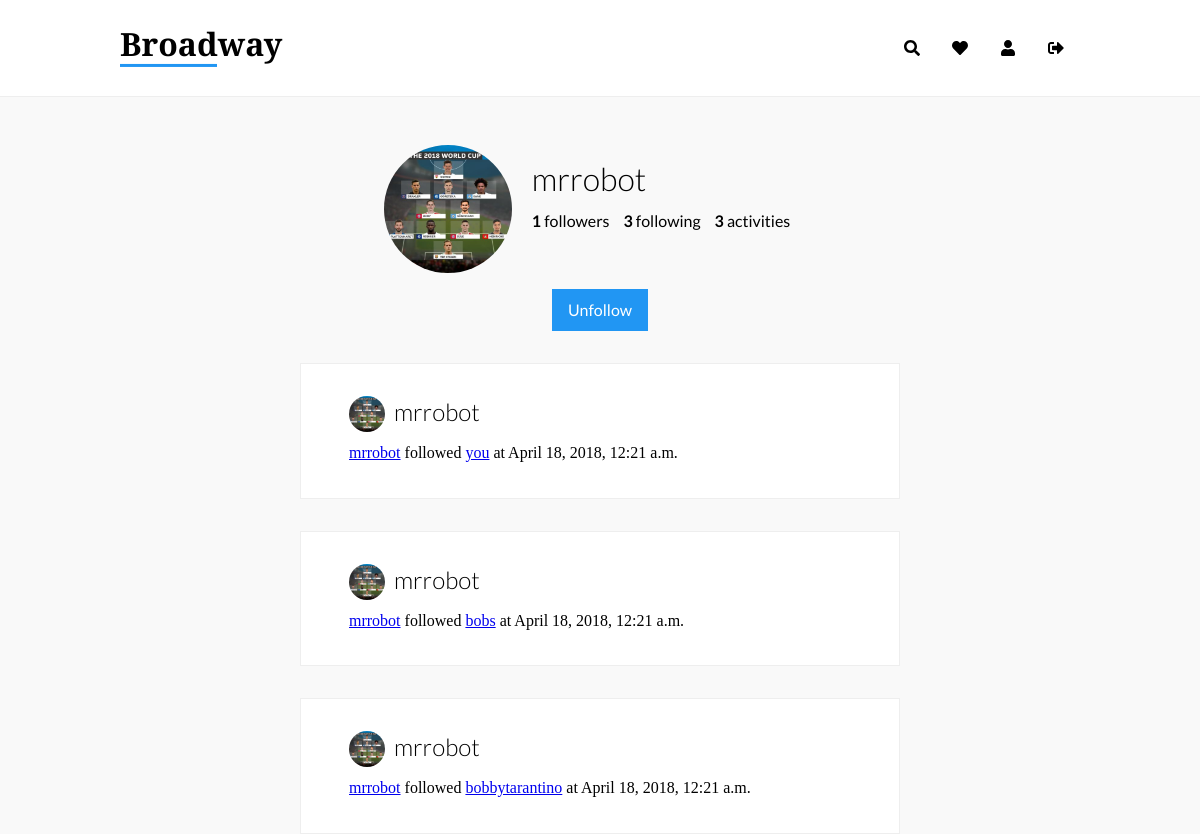
Page /u/mrrobot/ (signed in) on the committed database.
### user/models.py (models this page shows, shortened)
class Profile(models.Model):
    user = models.OneToOneField(User, on_delete=models.CASCADE)
    bio = models.TextField(max_length=512, blank=True)
    birth_date = models.DateField(null=True, blank=True)
    name = models.CharField(max_length=32, blank=True)
    profile_picture = models.ImageField(
        upload_to='static/assets/user_images/',
        default='static/assets/user_images/default.png',
        blank=True
    )
    created_at = models.DateTimeField(
        auto_now_add=True
    )
    followers = models.IntegerField(default=0)
    following = models.IntegerField(default=0)
    def __str__(self):
        return self.user.username

class Activity(models.Model):
    activity_type = models.CharField(max_length=50)
    main_user = models.ForeignKey(
        Profile,
        on_delete=models.CASCADE,
        related_name="main_user",
        null=True
    )
    movie = models.ForeignKey(
        main.models.Movie,
        on_delete=models.CASCADE,
        related_name="add_movie",
        null=True,
        blank=True
    )
    activity_user = models.ForeignKey(
        Profile,
        on_delete=models.CASCADE,
        related_name="activity_user",
        null=True,
        blank=True
    )
    created_at = models.DateTimeField(
        auto_now_add=True
    )

### user/views.py (the view)
# urls.py: url(r'^(?P<username>[-\w]+)/$', views.peer_profile, name='profile_view'),
def peer_profile(request, username):
    if username == request.user.username:
        return redirect('profile')
    user = get_object_or_404(User, username=username)
    user_profile = Profile.objects.get(user=user)
    current_user = Profile.objects.get(user=request.user)
    is_followed = False
    for follower in current_user.follow_set.all():
        if follower.followed_user == user_profile:
            is_followed = True
    activities = Activity.objects.filter(main_user=user_profile).order_by('-created_at')
    context = {
        'profile': user_profile,
        'user': user,
        'is_followed': is_followed,
        'activities': activities,
    }
    return render(request, 'user/peerprofile.html', context)

### templates/user/peerprofile.html (shortened to what this page needs)
{% extends "base.html" %}
{% load static %}
{% block assets %}
<link rel="stylesheet" href="{% static 'css/profile.css' %}">
<link rel="stylesheet" href="{% static 'css/activity.css' %}">
{% endblock %}
{% block content %}
<div class="container">
    <div class="section transparent profile-outer">
        <div class="profile profile-picture">
            <img src="/{{ profile.profile_picture }}">
        </div>
        <div class="profile profile-data">
            <h1 class="username">{{user.username}}</h1>
            <p class="data-outer">
                <span class="data"><span class="interactions">{{ profile.followers }}</span> followers</span>
                <span class="data"><span class="interactions">{{ profile.following }}</span> following</span>
                <span class="data"><span class="interactions">{{ activities.count }}</span> activities</span>
            </p>
        </div>
    </div>
    <div class="btn-container">
        {% if is_followed %}
            <div class="btn btn-unfollow">Unfollow</div>
        {% else %}
            <div class="btn btn-follow">Follow</div>
        {% endif %}
    </div>
</div>
<div class="container small">
    {% for activity in activities %}
        <div class="section">
            <div class="row">
                <div class="profile-picture">
                    <img src="/{{ activity.main_user.profile_picture }}">
                </div>
                <div class="heading">
                    <h2>
                    {% if activity.main_user.name %}
                        {{ activity.main_user.name }}
                    {% else %}
                        {{ activity.main_user }}
                    {% endif %}
                    </h2>
                </div>
            </div>
            <div class="row">
                {% if activity.movie %}
                {% else %}
                    <a href="/u/{{ activity.main_user }}">{{ activity.main_user }}</a>
                    {{ activity.activity_type }}
                    <a href="/u/{{ activity.activity_user }}">{% if activity.activity_user.user == request.user %}you{% else %}{{ activity.activity_user }}{% endif %}</a>
                    at {{ activity.created_at }}
                {% endif %}
            </div>
        </div>
    {% endfor %}
</div>
{% endblock %}

### static/css/main.css (style rules this page uses)
html { -moz-osx-font-smoothing:grayscale;-webkit-font-smoothing:antialiased;text-rendering:optimizeLegibility;-webkit-font-feature-settings:"kern";-moz-font-feature-settings:"kern";font-feature-settings:"kern";-webkit-perspective:1000 }
body { width:100%;min-height:100vh;background:#F9F9F9 }
.container { display:block;position:relative;margin:0 10%;width:auto }
.container.small { margin:0 25% }
.section { width:auto;padding:2rem 3rem;margin:2rem 0 0 0;background:#FFFFFF;border:solid 1px #EEEEEE }
.section.transparent { padding:1rem 4rem;background:transparent;border:none }
.btn { cursor:pointer;text-decoration:none;display:inline-block;padding:0.75rem 1rem;background:#1976D2;color:#FFFFFF;border:none;outline:none;-webkit-box-shadow:none;box-shadow:none;text-align:center;font-family:"Lato", sans-serif;font-weight:400;font-size:1rem;background:#2196F3;-webkit-transition:all 0.15s ease;-o-transition:all 0.15s ease;transition:all 0.15s ease }

### static/css/profile.css (style rules this page uses)
.profile-outer { text-align: center; vertical-align: middle; }
.profile { display: inline-table; vertical-align: top; height: auto; position: relative; }
.profile.profile-picture img { -o-object-fit: cover; object-fit: cover; height: 8rem; width: 8rem; display: block; position: relative; border-radius: 50%; }
.profile.profile-data { margin: 1rem; font-family: "Lato", sans-serif; text-align: left; }
.profile.profile-data .username { margin: 0; padding: 0; font-weight: 300; font-size: 2rem; }
.profile.profile-data .data-outer { margin: 0 0 10px 0; font-weight: 300; font-size: 1.25rem; }
.profile.profile-data .data { margin: 0 10px 0 0; font-weight: 400; font-size: 1rem; }
.profile.profile-data .data .interactions { font-weight: bolder; }
.btn-container { width: 100%; text-align: center; }
.btn-container .btn { display: inline-block; }

### static/css/activity.css (style rules this page uses)
.row { margin-bottom: 3px; }
.row .profile-picture { display: inline-block; width: 2.25rem; height: 2.25rem; }
.row .profile-picture img { -o-object-fit: cover; object-fit: cover; height: inherit; width: inherit; display: block; position: relative; border-radius: 50%; }
.heading { display: inline-block; height: 2rem; width: auto; margin-left: 5px; }
.heading h2 { font-size: 1.5rem; padding: 0; margin: 0; font-family: "Lato", sans-serif; font-weight: 300; display: block; top: 50%; -webkit-transform: translateY(-40%); -ms-transform: translateY(-40%); transform: translateY(-40%); }

### rows in the picture
Profile: profile_picture (picture), followers "1", following "3"
Activity: main_user.profile_picture (picture), main_user "mrrobot", activity_type "followed", shows "you", created_at "April 18, 2018, 12:21 a.m."
Activity: main_user.profile_picture (picture), main_user "mrrobot", activity_type "followed", activity_user "bobs", created_at "April 18, 2018, 12:21 a.m."
Activity: main_user.profile_picture (picture), main_user "mrrobot", activity_type "followed", activity_user "bobbytarantino", created_at "April 18, 2018, 12:21 a.m."

### other values in the picture
{{ user.username }} "mrrobot"
{{ activities.count }} "3"
